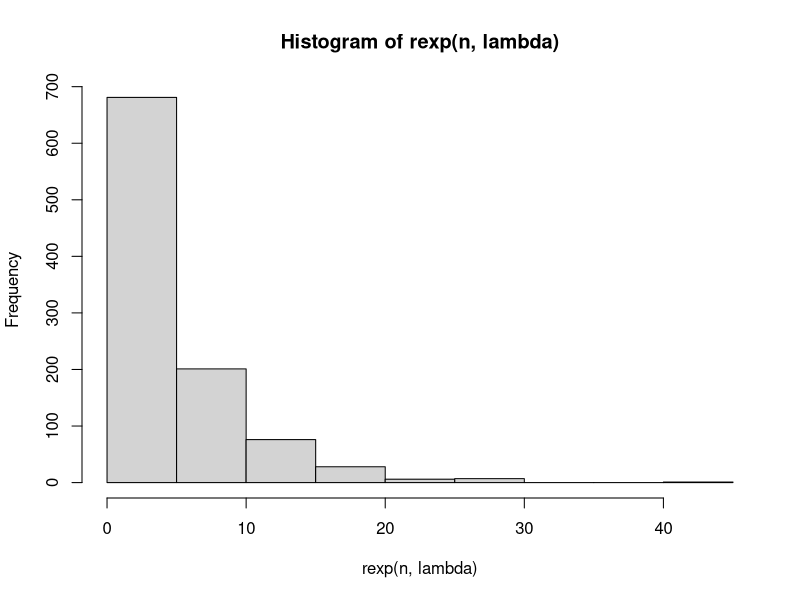
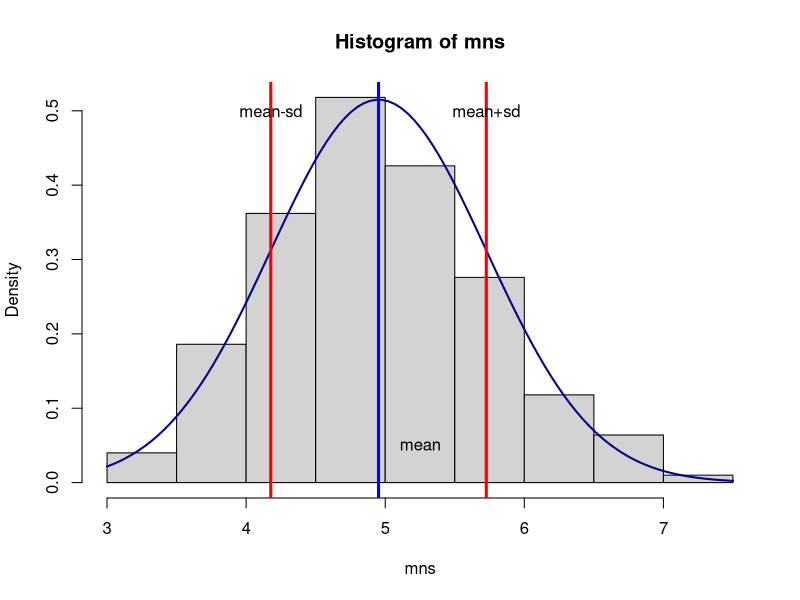
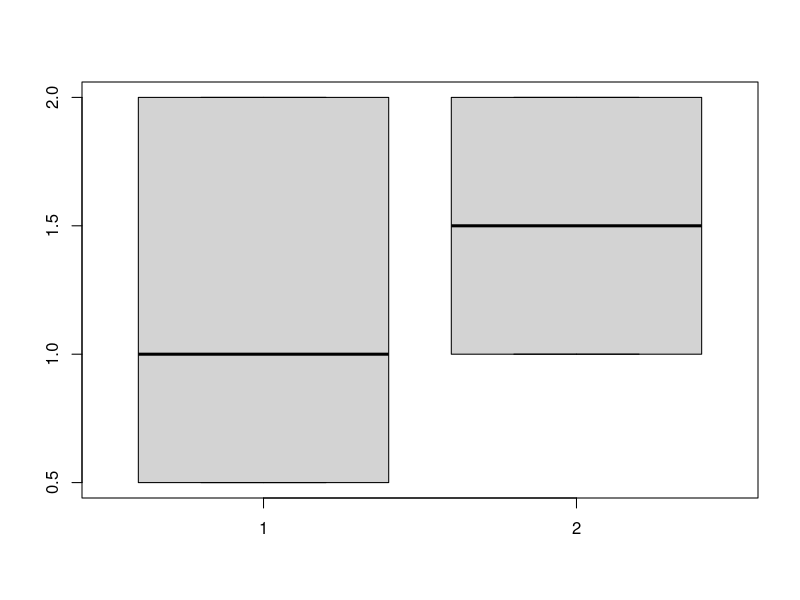

These charts were generated, in order, by the following R code:
## ---- chunk 1
knitr::opts_chunk$set(echo = TRUE)
## ---- chunk 2
    lambda = 0.2
    n = 1000
    hist(rexp(n,lambda))
## ---- chunk 3
    mns <- NULL
    for (i in 1:1000){
      mns <- c(mns,mean(rexp(40,lambda)))
    }
    mn <- mean(mns)
    sd <- sd(mns)
    
    hist(mns,freq = FALSE)
    curve(dnorm(x,mean=mn,sd=sd),col="darkblue", lwd=2, add=TRUE)
    abline(v = mn, col="blue", lwd=3)
    text(mn+0.3,0.05,"mean")
    abline(v = mn-sd, col="red", lwd=3)
    text(mn-sd,0.5,"mean-sd")
    abline(v = mn+sd, col="red", lwd=3)
    text(mn+sd,0.5,"mean+sd")
## ---- chunk 4
    #library(ggplot2)
    #mns_data <- as.data.frame(mns)
    #p<-ggplot(data=mns_data, aes(x=mns)) + 
    #geom_histogram(color="black", fill="red",binwidth = 0.5)
    #p + geom_vline(size=3,color="blue",xintercept = mean(mns))
## ---- chunk 5
   mean(mns)
## ---- chunk 6
  var(mns)
  sd(mns)
## ---- chunk 7
  boxplot(ToothGrowth$dose,ToothGrowth$supp)
